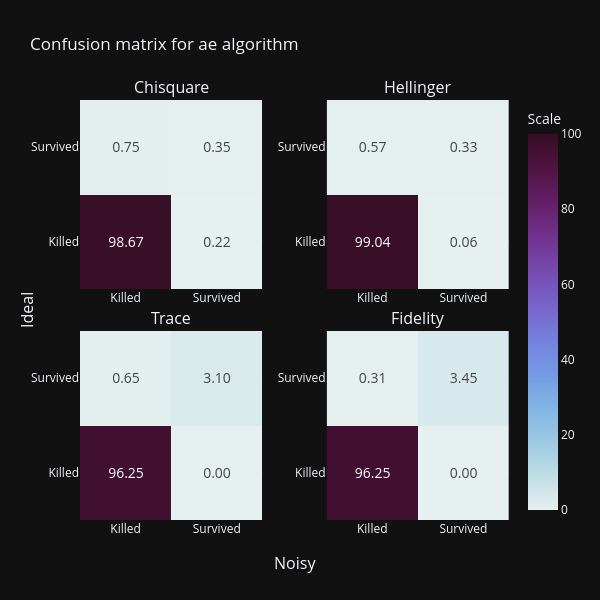
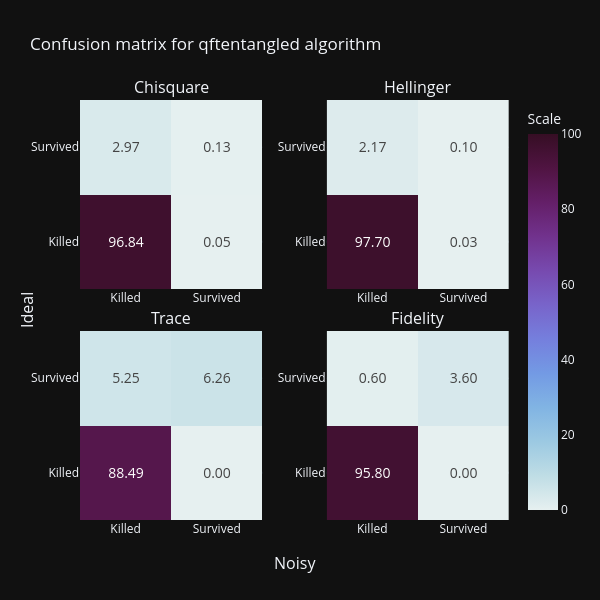
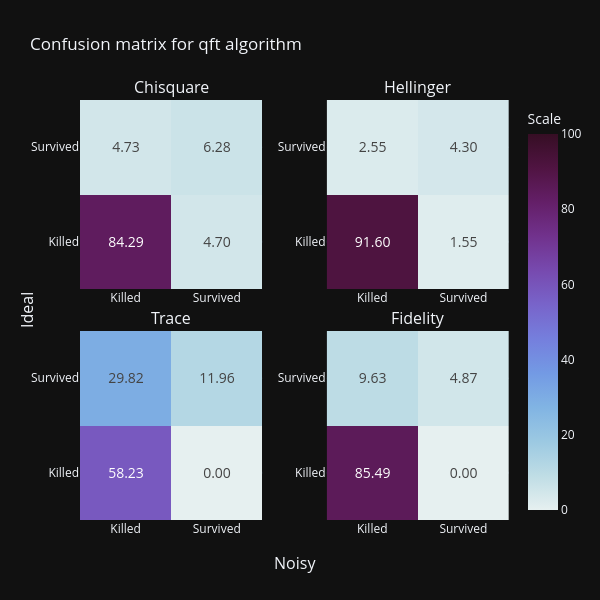

Here is the notebook cell these charts were saved with, in order:
### Code cell
# Confusion matrixes grouped by algorithms
algorithms = df['Algorithm'].unique()
for x in algorithms:
    df_algorithm = df[df['Algorithm'] == x]
    printConfusionMatrixes(df_algorithm, f'Confusion matrix for {x} algorithm')

### Figure 1 — Plotly figure (JSON) as saved in the notebook; plotly's stock layout.template omitted (floating-point values rounded to 4 significant figures)
{"data": [{"colorbar": {"title": {"text": "Scale"}}, "colorscale": [[0.0, "rgb(230, 240, 240)"], [0.09091, "rgb(191, 221, 229)"], [0.1818, "rgb(156, 201, 226)"], [0.2727, "rgb(129, 180, 227)"], [0.3636, "rgb(115, 154, 228)"], [0.4545, "rgb(117, 127, 221)"], [0.5455, "rgb(120, 100, 202)"], [0.6364, "rgb(119, 74, 175)"], [0.7273, "rgb(113, 50, 141)"], [0.8182, "rgb(100, 31, 104)"], [0.9091, "rgb(80, 20, 66)"], [1.0, "rgb(54, 14, 36)"]], "showscale": true, "text": [[98.67, 0.2243], [0.7545, 0.3467]], "textfont": {"size": 14}, "texttemplate": "%{text:.2f}", "z": [[98.67, 0.2243], [0.7545, 0.3467]], "zmax": 100, "zmin": 0, "type": "heatmap", "xaxis": "x", "yaxis": "y"}, {"colorbar": {"title": {"text": "Scale"}}, "colorscale": [[0.0, "rgb(230, 240, 240)"], [0.09091, "rgb(191, 221, 229)"], [0.1818, "rgb(156, 201, 226)"], [0.2727, "rgb(129, 180, 227)"], [0.3636, "rgb(115, 154, 228)"], [0.4545, "rgb(117, 127, 221)"], [0.5455, "rgb(120, 100, 202)"], [0.6364, "rgb(119, 74, 175)"], [0.7273, "rgb(113, 50, 141)"], [0.8182, "rgb(100, 31, 104)"], [0.9091, "rgb(80, 20, 66)"], [1.0, "rgb(54, 14, 36)"]], "showscale": false, "text": [[99.04, 0.06117], [0.571, 0.3263]], "textfont": {"size": 14}, "texttemplate": "%{text:.2f}", "z": [[99.04, 0.06117], [0.571, 0.3263]], "zmax": 100, "zmin": 0, "type": "heatmap", "xaxis": "x2", "yaxis": "y2"}, {"colorbar": {"title": {"text": "Scale"}}, "colorscale": [[0.0, "rgb(230, 240, 240)"], [0.09091, "rgb(191, 221, 229)"], [0.1818, "rgb(156, 201, 226)"], [0.2727, "rgb(129, 180, 227)"], [0.3636, "rgb(115, 154, 228)"], [0.4545, "rgb(117, 127, 221)"], [0.5455, "rgb(120, 100, 202)"], [0.6364, "rgb(119, 74, 175)"], [0.7273, "rgb(113, 50, 141)"], [0.8182, "rgb(100, 31, 104)"], [0.9091, "rgb(80, 20, 66)"], [1.0, "rgb(54, 14, 36)"]], "showscale": false, "text": [[96.25, 0.0], [0.6525, 3.1]], "textfont": {"size": 14}, "texttemplate": "%{text:.2f}", "z": [[96.25, 0.0], [0.6525, 3.1]], "zmax": 100, "zmin": 0, "type": "heatmap", "xaxis": "x3", "yaxis": "y3"}, {"colorbar": {"title": {"text": "Scale"}}, "colorscale": [[0.0, "rgb(230, 240, 240)"], [0.09091, "rgb(191, 221, 229)"], [0.1818, "rgb(156, 201, 226)"], [0.2727, "rgb(129, 180, 227)"], [0.3636, "rgb(115, 154, 228)"], [0.4545, "rgb(117, 127, 221)"], [0.5455, "rgb(120, 100, 202)"], [0.6364, "rgb(119, 74, 175)"], [0.7273, "rgb(113, 50, 141)"], [0.8182, "rgb(100, 31, 104)"], [0.9091, "rgb(80, 20, 66)"], [1.0, "rgb(54, 14, 36)"]], "showscale": false, "text": [[96.25, 0.0], [0.3059, 3.446]], "textfont": {"size": 14}, "texttemplate": "%{text:.2f}", "z": [[96.25, 0.0], [0.3059, 3.446]], "zmax": 100, "zmin": 0, "type": "heatmap", "xaxis": "x4", "yaxis": "y4"}], "layout": {"xaxis": {"anchor": "y", "domain": [0.0, 0.425], "tickvals": [0, 1], "ticktext": ["Killed", "Survived"]}, "yaxis": {"anchor": "x", "domain": [0.55, 1.0], "tickvals": [0, 1], "ticktext": ["Killed", "Survived"]}, "xaxis2": {"anchor": "y2", "domain": [0.575, 1.0], "tickvals": [0, 1], "ticktext": ["Killed", "Survived"]}, "yaxis2": {"anchor": "x2", "domain": [0.55, 1.0], "tickvals": [0, 1], "ticktext": ["Killed", "Survived"]}, "xaxis3": {"anchor": "y3", "domain": [0.0, 0.425], "tickvals": [0, 1], "ticktext": ["Killed", "Survived"]}, "yaxis3": {"anchor": "x3", "domain": [0.0, 0.45], "tickvals": [0, 1], "ticktext": ["Killed", "Survived"]}, "xaxis4": {"anchor": "y4", "domain": [0.575, 1.0], "tickvals": [0, 1], "ticktext": ["Killed", "Survived"]}, "yaxis4": {"anchor": "x4", "domain": [0.0, 0.45], "tickvals": [0, 1], "ticktext": ["Killed", "Survived"]}, "annotations": [{"font": {"size": 16}, "showarrow": false, "text": "Chisquare", "x": 0.2125, "xanchor": "center", "xref": "paper", "y": 1.0, "yanchor": "bottom", "yref": "paper"}, {"font": {"size": 16}, "showarrow": false, "text": "Hellinger", "x": 0.7875, "xanchor": "center", "xref": "paper", "y": 1.0, "yanchor": "bottom", "yref": "paper"}, {"font": {"size": 16}, "showarrow": false, "text": "Trace", "x": 0.2125, "xanchor": "center", "xref": "paper", "y": 0.45, "yanchor": "bottom", "yref": "paper"}, {"font": {"size": 16}, "showarrow": false, "text": "Fidelity", "x": 0.7875, "xanchor": "center", "xref": "paper", "y": 0.45, "yanchor": "bottom", "yref": "paper"}, {"font": {"size": 16}, "showarrow": false, "text": "Noisy", "x": 0.5, "xanchor": "center", "xref": "paper", "y": 0, "yanchor": "top", "yref": "paper", "yshift": -30}, {"font": {"size": 16}, "showarrow": false, "text": "Ideal", "textangle": -90, "x": 0, "xanchor": "right", "xref": "paper", "xshift": -40, "y": 0.5, "yanchor": "middle", "yref": "paper"}], "title": {"text": "Confusion matrix for ae algorithm"}, "height": 600, "width": 600, "showlegend": false}}

### Figure 2 — Plotly figure (JSON) as saved in the notebook; plotly's stock layout.template omitted (floating-point values rounded to 4 significant figures)
{"data": [{"colorbar": {"title": {"text": "Scale"}}, "colorscale": [[0.0, "rgb(230, 240, 240)"], [0.09091, "rgb(191, 221, 229)"], [0.1818, "rgb(156, 201, 226)"], [0.2727, "rgb(129, 180, 227)"], [0.3636, "rgb(115, 154, 228)"], [0.4545, "rgb(117, 127, 221)"], [0.5455, "rgb(120, 100, 202)"], [0.6364, "rgb(119, 74, 175)"], [0.7273, "rgb(113, 50, 141)"], [0.8182, "rgb(100, 31, 104)"], [0.9091, "rgb(80, 20, 66)"], [1.0, "rgb(54, 14, 36)"]], "showscale": true, "text": [[96.84, 0.05219], [2.975, 0.1305]], "textfont": {"size": 14}, "texttemplate": "%{text:.2f}", "z": [[96.84, 0.05219], [2.975, 0.1305]], "zmax": 100, "zmin": 0, "type": "heatmap", "xaxis": "x", "yaxis": "y"}, {"colorbar": {"title": {"text": "Scale"}}, "colorscale": [[0.0, "rgb(230, 240, 240)"], [0.09091, "rgb(191, 221, 229)"], [0.1818, "rgb(156, 201, 226)"], [0.2727, "rgb(129, 180, 227)"], [0.3636, "rgb(115, 154, 228)"], [0.4545, "rgb(117, 127, 221)"], [0.5455, "rgb(120, 100, 202)"], [0.6364, "rgb(119, 74, 175)"], [0.7273, "rgb(113, 50, 141)"], [0.8182, "rgb(100, 31, 104)"], [0.9091, "rgb(80, 20, 66)"], [1.0, "rgb(54, 14, 36)"]], "showscale": false, "text": [[97.7, 0.0261], [2.166, 0.1044]], "textfont": {"size": 14}, "texttemplate": "%{text:.2f}", "z": [[97.7, 0.0261], [2.166, 0.1044]], "zmax": 100, "zmin": 0, "type": "heatmap", "xaxis": "x2", "yaxis": "y2"}, {"colorbar": {"title": {"text": "Scale"}}, "colorscale": [[0.0, "rgb(230, 240, 240)"], [0.09091, "rgb(191, 221, 229)"], [0.1818, "rgb(156, 201, 226)"], [0.2727, "rgb(129, 180, 227)"], [0.3636, "rgb(115, 154, 228)"], [0.4545, "rgb(117, 127, 221)"], [0.5455, "rgb(120, 100, 202)"], [0.6364, "rgb(119, 74, 175)"], [0.7273, "rgb(113, 50, 141)"], [0.8182, "rgb(100, 31, 104)"], [0.9091, "rgb(80, 20, 66)"], [1.0, "rgb(54, 14, 36)"]], "showscale": false, "text": [[88.49, 0.0], [5.245, 6.263]], "textfont": {"size": 14}, "texttemplate": "%{text:.2f}", "z": [[88.49, 0.0], [5.245, 6.263]], "zmax": 100, "zmin": 0, "type": "heatmap", "xaxis": "x3", "yaxis": "y3"}, {"colorbar": {"title": {"text": "Scale"}}, "colorscale": [[0.0, "rgb(230, 240, 240)"], [0.09091, "rgb(191, 221, 229)"], [0.1818, "rgb(156, 201, 226)"], [0.2727, "rgb(129, 180, 227)"], [0.3636, "rgb(115, 154, 228)"], [0.4545, "rgb(117, 127, 221)"], [0.5455, "rgb(120, 100, 202)"], [0.6364, "rgb(119, 74, 175)"], [0.7273, "rgb(113, 50, 141)"], [0.8182, "rgb(100, 31, 104)"], [0.9091, "rgb(80, 20, 66)"], [1.0, "rgb(54, 14, 36)"]], "showscale": false, "text": [[95.8, 0.0], [0.6002, 3.601]], "textfont": {"size": 14}, "texttemplate": "%{text:.2f}", "z": [[95.8, 0.0], [0.6002, 3.601]], "zmax": 100, "zmin": 0, "type": "heatmap", "xaxis": "x4", "yaxis": "y4"}], "layout": {"xaxis": {"anchor": "y", "domain": [0.0, 0.425], "tickvals": [0, 1], "ticktext": ["Killed", "Survived"]}, "yaxis": {"anchor": "x", "domain": [0.55, 1.0], "tickvals": [0, 1], "ticktext": ["Killed", "Survived"]}, "xaxis2": {"anchor": "y2", "domain": [0.575, 1.0], "tickvals": [0, 1], "ticktext": ["Killed", "Survived"]}, "yaxis2": {"anchor": "x2", "domain": [0.55, 1.0], "tickvals": [0, 1], "ticktext": ["Killed", "Survived"]}, "xaxis3": {"anchor": "y3", "domain": [0.0, 0.425], "tickvals": [0, 1], "ticktext": ["Killed", "Survived"]}, "yaxis3": {"anchor": "x3", "domain": [0.0, 0.45], "tickvals": [0, 1], "ticktext": ["Killed", "Survived"]}, "xaxis4": {"anchor": "y4", "domain": [0.575, 1.0], "tickvals": [0, 1], "ticktext": ["Killed", "Survived"]}, "yaxis4": {"anchor": "x4", "domain": [0.0, 0.45], "tickvals": [0, 1], "ticktext": ["Killed", "Survived"]}, "annotations": [{"font": {"size": 16}, "showarrow": false, "text": "Chisquare", "x": 0.2125, "xanchor": "center", "xref": "paper", "y": 1.0, "yanchor": "bottom", "yref": "paper"}, {"font": {"size": 16}, "showarrow": false, "text": "Hellinger", "x": 0.7875, "xanchor": "center", "xref": "paper", "y": 1.0, "yanchor": "bottom", "yref": "paper"}, {"font": {"size": 16}, "showarrow": false, "text": "Trace", "x": 0.2125, "xanchor": "center", "xref": "paper", "y": 0.45, "yanchor": "bottom", "yref": "paper"}, {"font": {"size": 16}, "showarrow": false, "text": "Fidelity", "x": 0.7875, "xanchor": "center", "xref": "paper", "y": 0.45, "yanchor": "bottom", "yref": "paper"}, {"font": {"size": 16}, "showarrow": false, "text": "Noisy", "x": 0.5, "xanchor": "center", "xref": "paper", "y": 0, "yanchor": "top", "yref": "paper", "yshift": -30}, {"font": {"size": 16}, "showarrow": false, "text": "Ideal", "textangle": -90, "x": 0, "xanchor": "right", "xref": "paper", "xshift": -40, "y": 0.5, "yanchor": "middle", "yref": "paper"}], "title": {"text": "Confusion matrix for qftentangled algorithm"}, "height": 600, "width": 600, "showlegend": false}}

### Figure 3 — Plotly figure (JSON) as saved in the notebook; plotly's stock layout.template omitted (floating-point values rounded to 4 significant figures)
{"data": [{"colorbar": {"title": {"text": "Scale"}}, "colorscale": [[0.0, "rgb(230, 240, 240)"], [0.09091, "rgb(191, 221, 229)"], [0.1818, "rgb(156, 201, 226)"], [0.2727, "rgb(129, 180, 227)"], [0.3636, "rgb(115, 154, 228)"], [0.4545, "rgb(117, 127, 221)"], [0.5455, "rgb(120, 100, 202)"], [0.6364, "rgb(119, 74, 175)"], [0.7273, "rgb(113, 50, 141)"], [0.8182, "rgb(100, 31, 104)"], [0.9091, "rgb(80, 20, 66)"], [1.0, "rgb(54, 14, 36)"]], "showscale": true, "text": [[84.29, 4.702], [4.731, 6.279]], "textfont": {"size": 14}, "texttemplate": "%{text:.2f}", "z": [[84.29, 4.702], [4.731, 6.279]], "zmax": 100, "zmin": 0, "type": "heatmap", "xaxis": "x", "yaxis": "y"}, {"colorbar": {"title": {"text": "Scale"}}, "colorscale": [[0.0, "rgb(230, 240, 240)"], [0.09091, "rgb(191, 221, 229)"], [0.1818, "rgb(156, 201, 226)"], [0.2727, "rgb(129, 180, 227)"], [0.3636, "rgb(115, 154, 228)"], [0.4545, "rgb(117, 127, 221)"], [0.5455, "rgb(120, 100, 202)"], [0.6364, "rgb(119, 74, 175)"], [0.7273, "rgb(113, 50, 141)"], [0.8182, "rgb(100, 31, 104)"], [0.9091, "rgb(80, 20, 66)"], [1.0, "rgb(54, 14, 36)"]], "showscale": false, "text": [[91.6, 1.548], [2.552, 4.3]], "textfont": {"size": 14}, "texttemplate": "%{text:.2f}", "z": [[91.6, 1.548], [2.552, 4.3]], "zmax": 100, "zmin": 0, "type": "heatmap", "xaxis": "x2", "yaxis": "y2"}, {"colorbar": {"title": {"text": "Scale"}}, "colorscale": [[0.0, "rgb(230, 240, 240)"], [0.09091, "rgb(191, 221, 229)"], [0.1818, "rgb(156, 201, 226)"], [0.2727, "rgb(129, 180, 227)"], [0.3636, "rgb(115, 154, 228)"], [0.4545, "rgb(117, 127, 221)"], [0.5455, "rgb(120, 100, 202)"], [0.6364, "rgb(119, 74, 175)"], [0.7273, "rgb(113, 50, 141)"], [0.8182, "rgb(100, 31, 104)"], [0.9091, "rgb(80, 20, 66)"], [1.0, "rgb(54, 14, 36)"]], "showscale": false, "text": [[58.23, 0.0], [29.82, 11.96]], "textfont": {"size": 14}, "texttemplate": "%{text:.2f}", "z": [[58.23, 0.0], [29.82, 11.96]], "zmax": 100, "zmin": 0, "type": "heatmap", "xaxis": "x3", "yaxis": "y3"}, {"colorbar": {"title": {"text": "Scale"}}, "colorscale": [[0.0, "rgb(230, 240, 240)"], [0.09091, "rgb(191, 221, 229)"], [0.1818, "rgb(156, 201, 226)"], [0.2727, "rgb(129, 180, 227)"], [0.3636, "rgb(115, 154, 228)"], [0.4545, "rgb(117, 127, 221)"], [0.5455, "rgb(120, 100, 202)"], [0.6364, "rgb(119, 74, 175)"], [0.7273, "rgb(113, 50, 141)"], [0.8182, "rgb(100, 31, 104)"], [0.9091, "rgb(80, 20, 66)"], [1.0, "rgb(54, 14, 36)"]], "showscale": false, "text": [[85.49, 0.0], [9.633, 4.874]], "textfont": {"size": 14}, "texttemplate": "%{text:.2f}", "z": [[85.49, 0.0], [9.633, 4.874]], "zmax": 100, "zmin": 0, "type": "heatmap", "xaxis": "x4", "yaxis": "y4"}], "layout": {"xaxis": {"anchor": "y", "domain": [0.0, 0.425], "tickvals": [0, 1], "ticktext": ["Killed", "Survived"]}, "yaxis": {"anchor": "x", "domain": [0.55, 1.0], "tickvals": [0, 1], "ticktext": ["Killed", "Survived"]}, "xaxis2": {"anchor": "y2", "domain": [0.575, 1.0], "tickvals": [0, 1], "ticktext": ["Killed", "Survived"]}, "yaxis2": {"anchor": "x2", "domain": [0.55, 1.0], "tickvals": [0, 1], "ticktext": ["Killed", "Survived"]}, "xaxis3": {"anchor": "y3", "domain": [0.0, 0.425], "tickvals": [0, 1], "ticktext": ["Killed", "Survived"]}, "yaxis3": {"anchor": "x3", "domain": [0.0, 0.45], "tickvals": [0, 1], "ticktext": ["Killed", "Survived"]}, "xaxis4": {"anchor": "y4", "domain": [0.575, 1.0], "tickvals": [0, 1], "ticktext": ["Killed", "Survived"]}, "yaxis4": {"anchor": "x4", "domain": [0.0, 0.45], "tickvals": [0, 1], "ticktext": ["Killed", "Survived"]}, "annotations": [{"font": {"size": 16}, "showarrow": false, "text": "Chisquare", "x": 0.2125, "xanchor": "center", "xref": "paper", "y": 1.0, "yanchor": "bottom", "yref": "paper"}, {"font": {"size": 16}, "showarrow": false, "text": "Hellinger", "x": 0.7875, "xanchor": "center", "xref": "paper", "y": 1.0, "yanchor": "bottom", "yref": "paper"}, {"font": {"size": 16}, "showarrow": false, "text": "Trace", "x": 0.2125, "xanchor": "center", "xref": "paper", "y": 0.45, "yanchor": "bottom", "yref": "paper"}, {"font": {"size": 16}, "showarrow": false, "text": "Fidelity", "x": 0.7875, "xanchor": "center", "xref": "paper", "y": 0.45, "yanchor": "bottom", "yref": "paper"}, {"font": {"size": 16}, "showarrow": false, "text": "Noisy", "x": 0.5, "xanchor": "center", "xref": "paper", "y": 0, "yanchor": "top", "yref": "paper", "yshift": -30}, {"font": {"size": 16}, "showarrow": false, "text": "Ideal", "textangle": -90, "x": 0, "xanchor": "right", "xref": "paper", "xshift": -40, "y": 0.5, "yanchor": "middle", "yref": "paper"}], "title": {"text": "Confusion matrix for qft algorithm"}, "height": 600, "width": 600, "showlegend": false}}
